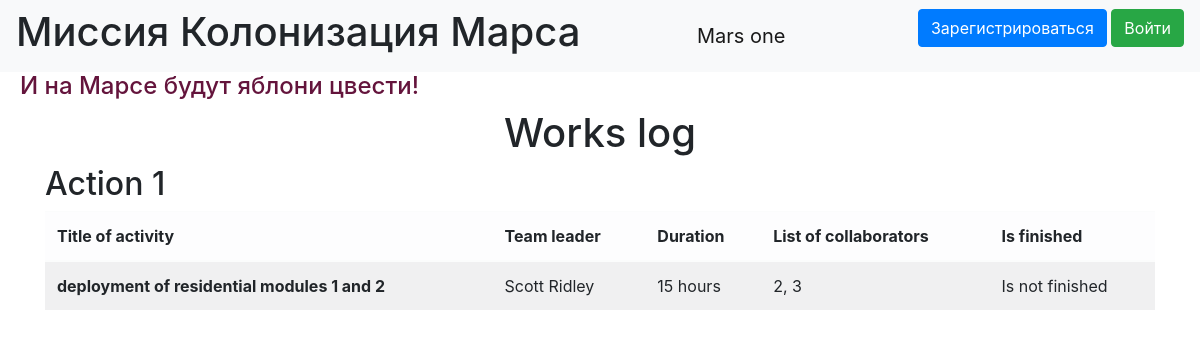
Before: / with the older database file.
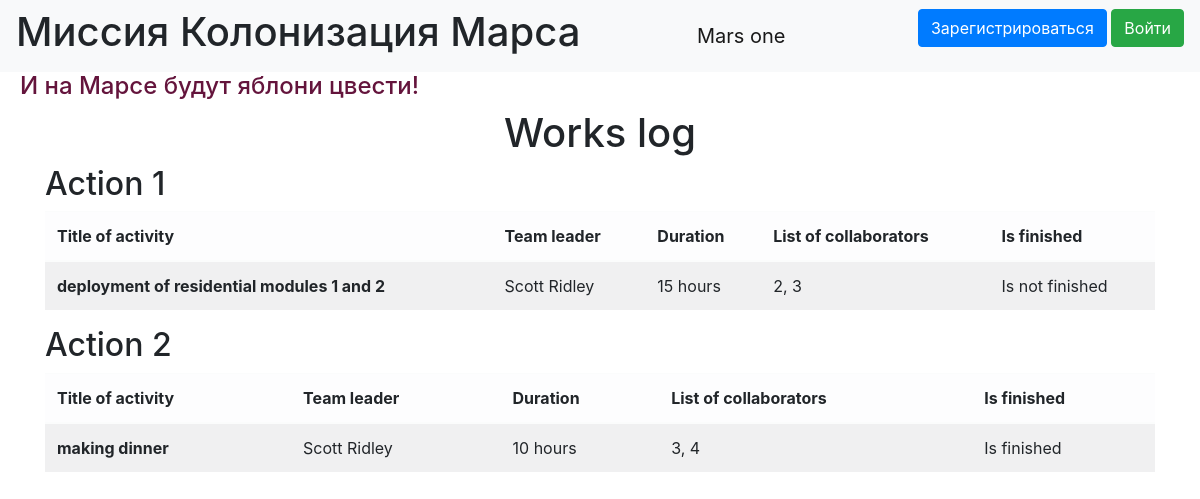
After: the same page with the newer database file.
### data/jobs.py (models this page shows)
class Jobs(SqlAlchemyBase):
    __tablename__ = 'jobs'
    id = sqlalchemy.Column(sqlalchemy.Integer,
                           primary_key=True, autoincrement=True)
    team_leader = sqlalchemy.Column(sqlalchemy.Integer, sqlalchemy.ForeignKey("users.id"))
    job = sqlalchemy.Column(sqlalchemy.String)
    work_size = sqlalchemy.Column(sqlalchemy.Integer)
    collaborators = sqlalchemy.Column(sqlalchemy.String)
    start_date = sqlalchemy.Column(sqlalchemy.DateTime, default=datetime.datetime.now)
    end_date = sqlalchemy.Column(sqlalchemy.DateTime)
    is_finished = sqlalchemy.Column(sqlalchemy.Boolean, default=False)
    user = orm.relationship('User')

### data/users.py (models this page shows, shortened)
class User(SqlAlchemyBase, UserMixin):
    __tablename__ = 'users'
    id = sqlalchemy.Column(sqlalchemy.Integer,
                           primary_key=True, autoincrement=True)
    surname = sqlalchemy.Column(sqlalchemy.String)
    name = sqlalchemy.Column(sqlalchemy.String)
    age = sqlalchemy.Column(sqlalchemy.Integer)
    position = sqlalchemy.Column(sqlalchemy.String)
    speciality = sqlalchemy.Column(sqlalchemy.String)
    address = sqlalchemy.Column(sqlalchemy.String)
    email = sqlalchemy.Column(sqlalchemy.String, unique=True)
    hashed_password = sqlalchemy.Column(sqlalchemy.String)
    modified_date = sqlalchemy.Column(sqlalchemy.DateTime, default=datetime.datetime.now)
    jobs = orm.relationship("Jobs", back_populates='user')

### model1.py (the view)
@app.route("/")
def journal_works():
    db_session.global_init('db/db.sqlite')
    session = db_session.create_session()
    jobs = session.query(Jobs).all()
    return render_template("journal_works.html", title='List of Jobs', jobs=jobs)

### data/db_session.py (called while the page is built, shortened)
def global_init(db_file):
    global __factory
    if __factory:
        return

def create_session() -> Session:
    global __factory
    return __factory()

### templates/journal_works.html
{% extends "base.html" %}
{% block content %}
    <h1 align="center"> Works log </h1>
    {% for item in jobs %}
        <h2> Action {{ item.id }}</h2>
        <div>
            <table class="table table-light table-striped">
                <thead>
                    <tr>
                      <th scope="col">Title of activity</th>
                      <th scope="col">Team leader</th>
                      <th scope="col">Duration</th>
                      <th scope="col">List of collaborators</th>
                      <th scope="col">Is finished</th>
                    </tr>
                </thead>
                <tbody>
                    <tr>
                        <th>{{ item.job }}</th>
                        <td>{{ item.user.surname }} {{ item.user.name }}</td>
                        <td>{{ item.work_size }} hours</td>
                        <td>{{ item.collaborators }}</td>
                        <td>
                            {% if item.is_finished %}
                                Is finished
                            {% else %}
                                Is not finished
                            {% endif %}
                        </td>
                    </tr>
                </tbody>
            </table>
        </div>
    {% endfor %}
{% endblock %}

### templates/base.html (shortened to what this page needs)
<!doctype html>
<html lang="en">
<head>
    <link rel="stylesheet"
          href="https://stackpath.bootstrapcdn.com/bootstrap/4.4.1/css/bootstrap.min.css"
>
    <link rel="stylesheet" type="text/css" href="{{url_for('static', filename='css/style.css')}}" />
</head>
<body>
<header>
    <nav class="navbar navbar-light bg-light">
        <h1>Миссия Колонизация Марса</h1>
        <a class="navbar-brand" href="#">Mars one</a>
        {% if current_user.is_authenticated %}
            <a class="navbar-brand" href="/logout">{{ current_user.name }}</a>
        {% else %}
            <p>
                <a class="btn btn-primary " href="/register">Зарегистрироваться</a>
                <a class="btn btn-success" href="/login">Войти</a>
            </p>
        {% endif %}
    </nav>
</header>
<h4>И на Марсе будут яблони цвести!</h4>
<main role="main" class="container">
    {% block content %}{% endblock %}
</main>
</body>
</html>

### static/css/style.css (style rules this page uses)
h4 { color: rgb(100, 20, 60); padding-left: 20px; }

Changed rows visible on the page:
added Jobs: id "2", job "making dinner", user.surname "Scott", user.name "Ridley", work_size "10", collaborators "3, 4", is_finished "Is finished"
